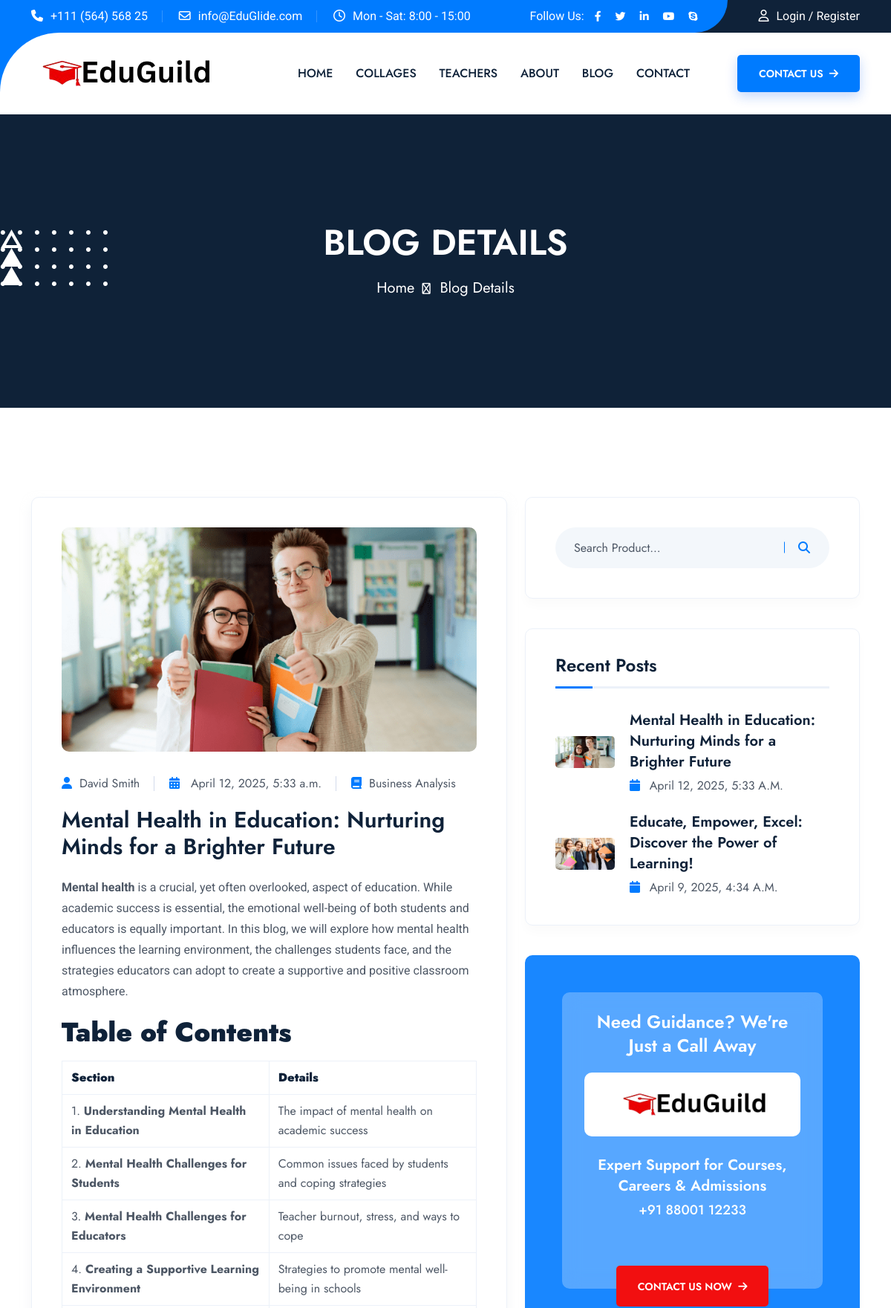
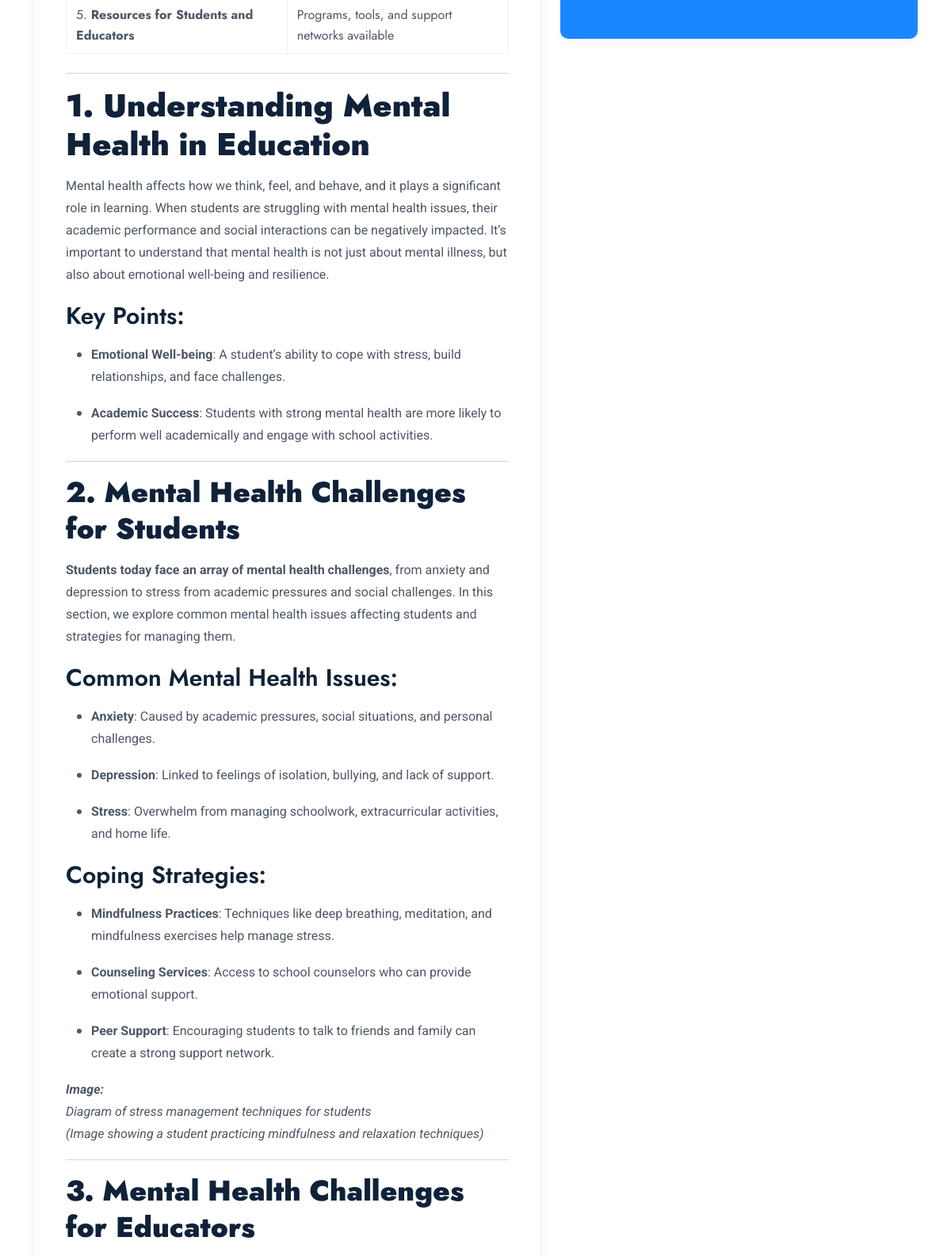
The app's page /blog/mental-health-education/ (upper part) with its own data (2 pictures, top to bottom).
### collages/models.py (models this page shows, shortened)
class Blog(models.Model):
    author = models.CharField(max_length=100, help_text="Author of the blog post")
    title = models.CharField(max_length=200)
    slug = models.SlugField(max_length=200, unique=True, help_text="Unique URL-friendly identifier for the blog post")
    content = CKEditor5Field(config_name='extends')
    image = models.ImageField(upload_to='blogs/', blank=True, null=True)
    created_at = models.DateTimeField(auto_now_add=True)
    updated_at = models.DateTimeField(auto_now=True)
    class Meta:
        ordering = ['-created_at']
        verbose_name = 'Blog Post'
        verbose_name_plural = 'Blog Posts'

### admission_app/views.py (the view)
# urls.py: path('blog/<slug:slug>/', BlogDetailsView.as_view(), name='blog_detail'),
class BlogDetailsView(TemplateView):
    template_name = 'blog-details.html'
    context_object_name = 'blog'
    def get_context_data(self, **kwargs):
        context = super().get_context_data(**kwargs)
        slug = self.kwargs.get("slug")
        blog = get_object_or_404(Blog, slug=slug)
        context[self.context_object_name] = blog
        context['blogs'] = Blog.objects.all()  # Get all blogs for sidebar or related posts
        context['page_title'] = "Blog Details"
        return context

### templates/blog-details.html (shortened to what this page needs)
<!doctype html>
{% load static %}
<html class="no-js" lang="zxx">
<head>
    <link rel="stylesheet" href="https://cdnjs.cloudflare.com/ajax/libs/font-awesome/6.4.0/css/all.min.css">
    <link rel="stylesheet" href="{% static 'assets/css/app.min.css' %}">
    <link rel="stylesheet" href="{% static 'assets/css/style.css' %}">
</head>
<body>
    {% include 'partials/header.html' %}
    <div class="breadcumb-wrapper" data-bg-src="{% static 'assets/img/bg/breadcumb-bg.jpg' %}" data-overlay="title"
        data-opacity="8">
        <div class="breadcumb-shape" data-bg-src="{% static 'assets/img/bg/breadcumb_shape_1_1.png' %}"></div>
        <div class="shape-mockup breadcumb-shape2 jump d-lg-block d-none" data-right="30px" data-bottom="30px"><img
                src="{% static 'assets/img/bg/breadcumb_shape_1_2.png' %}" alt="shape"></div>
        <div class="shape-mockup breadcumb-shape3 jump-reverse d-lg-block d-none" data-left="50px" data-bottom="80px">
            <img src="{% static 'assets/img/bg/breadcumb_shape_1_3.png' %}" alt="shape">
        </div>
        <div class="container">
            <div class="breadcumb-content text-center">
                <h1 class="breadcumb-title">Blog Details</h1>
                <ul class="breadcumb-menu">
                    <li><a href="{% url 'home' %}">Home</a></li>
                    <li>Blog Details</li>
                </ul>
            </div>
        </div>
    </div>
    <section class="th-blog-wrapper blog-details space-top space-extra2-bottom">
        <div class="container">
            <div class="row gx-30">
                <div class="col-xxl-8 col-lg-7">
                    <div class="th-blog blog-single">
                        <div class="blog-img"><img src="{{ blog.image.url }}" alt="Blog Image">
                        </div>
                        <div class="blog-content">
                            <div class="blog-meta"><a class="author" href="{% url 'blog'  %}"><i
                                        class="fas fa-user"></i>{{ blog.author }}</a> <a href="{% url 'blog' %}"><i
                                        class="fas fa-light fa-calendar-days"></i>
                                    {{ blog.created_at }}</a> <a href="{% url 'blog_detail' blog.slug %}"><i
                                        class="fas fa-light fa-book"></i>Business
                                    Analysis</a></div>
                            <h2 class="blog-title">{{ blog.title }}</h2>
                            <p class="text">{{ blog.content|safe }}</p>
                        </div>
                    </div>
                </div>
                <div class="col-xxl-4 col-lg-5">
                    <aside class="sidebar-area">
                        <div class="widget widget_search">
                            <form class="search-form"><input type="text" placeholder="Search Product..."> <button
                                    type="submit"><i class="fas fa-search"></i></button></form>
                        </div>
                        <div class="widget">
                            <h3 class="widget_title">Recent Posts</h3>
                            <div class="recent-post-wrap">
                                {% for post in blogs %}
                                <div class="recent-post">
                                    <div class="media-img"><a href="{% url 'blog_detail' post.slug %}"><img
                                                src="{{ post.image.url}}" alt="Blog Image"></a></div>
                                    <div class="media-body">
                                        <h4 class="post-title"><a class="text-inherit" href="{% url 'blog_detail' post.slug %}">{{ post.title }}</a></h4>
                                        <div class="recent-post-meta"><a href="{% url 'blog' %}">
                                            <i class="fas fa-calendar"></i> {{ post.created_at }}</a></div>
                                    </div>
                                </div>
                                {% endfor %}
                            </div>
                        </div>
                        <div class="widget widget_banner" data-overlay="theme" data-opacity="9"
                            data-bg-src="{% static 'assets/img/widget/widget-banner-bg.png' %}">
                            <div class="widget-banner text-center">
                                <h4 class="title">Need Guidance? We're Just a Call Away</h4>
                                <div class="logo">
                                    <img src="{% static 'assets/img/logo-black.png' %}" alt="EduGuild Logo">
                                </div>
                                <h5 class="subtitle">Expert Support for Courses, Careers & Admissions</h5>
                                <a href="tel:+918800112233" class="link">+91 88001 12233</a>
                                <a href="{% url 'contact' %}" class="th-btn style7 mt-2">Contact Us Now <i
                                        class="fas fa-arrow-right ms-1"></i></a>
                            </div>
                        </div>
                    </aside>
                </div>
            </div>
        </div>
    </section>
</body>
</html>

### records on screen
Blog: image (picture), author "David Smith", created_at "April 12, 2025, 5:33 a.m.", title "Mental Health in Education: Nurturing Minds for a Brighter Future", content "Mental health is a crucial, yet often overlooked, aspect of education. While academic success is essential, the emotional well-being of both students and educators is equally important. In this blog, we will explore how mental health influences the learning environment, the challenges students face, and the strategies educators can adopt to create a supportive and positive classroom atmosphere. Table of Contents Section Details 1. Understanding Mental Health in Education The impact of mental health on academic success 2. Mental Health Challenges for Students Common issues faced by students and coping strategies 3. Mental Health Challenges for Educators Teacher burnout, stress, and ways to…", created_at "April 12, 2025, 5:33 A.m."
Blog: image (picture), title "Educate, Empower, Excel: Discover the Power of Learning!", created_at "April 9, 2025, 4:34 A.m."
